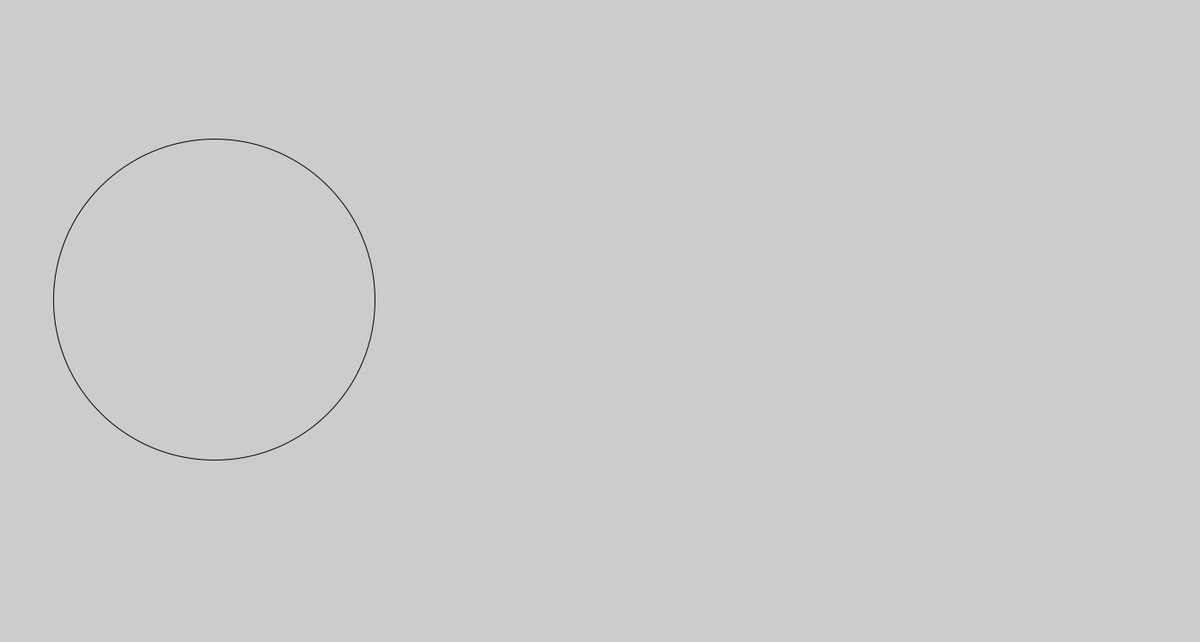
Frame 1 (no input)
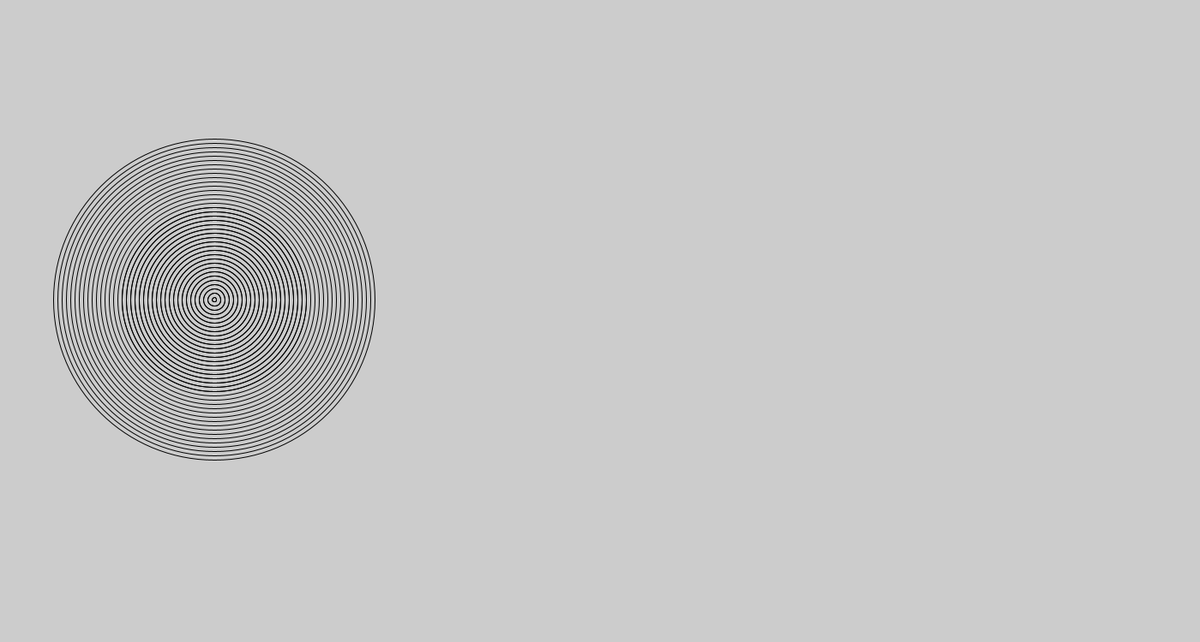
Frame 60 (the mouse pressed at the canvas centre just before this capture)
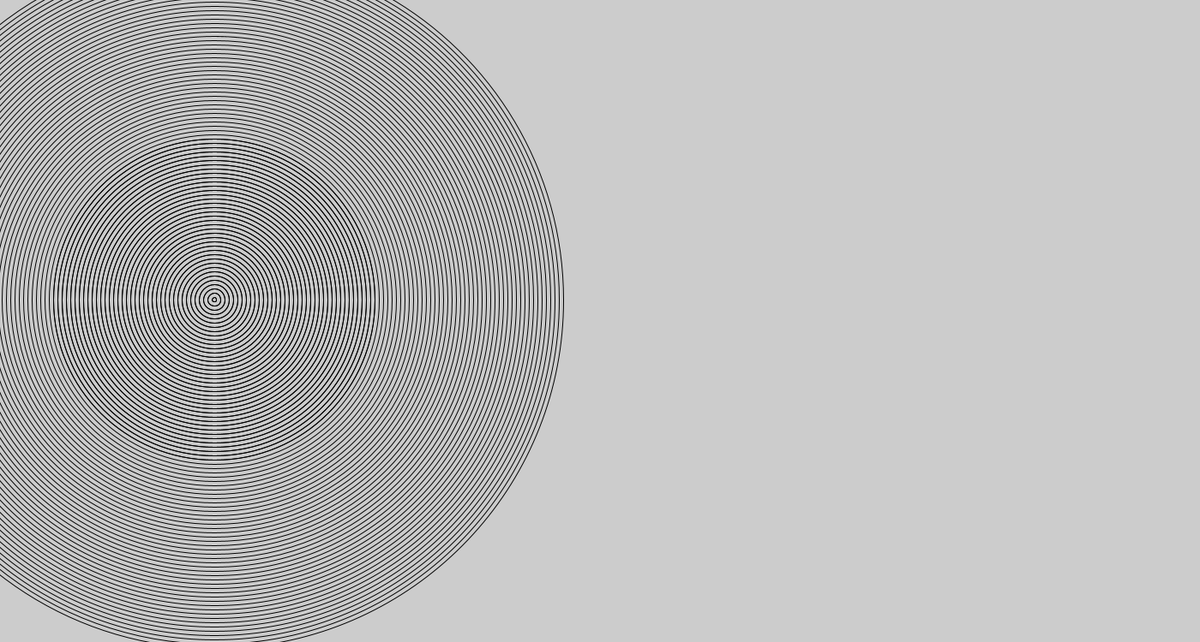
Frame 120 (the mouse held since frame 60 and released just before this capture)

The Processing sketch that drew these frames (run headless with seeded random() and noise(); from frame 60 on, the mouse is pressed at the canvas centre):

// Processing sketch: amazing_stuff
// ── amazing_stuff.pde
int loop = 1;
int a = 350;
int b = 250;
int w = 375;


void setup(){
  size(1400,750);
}

void draw(){
  noFill();
  if(loop>0){
  ellipse(b,a,w,w);
  loop++;
  }
  w-=10;
 
}
